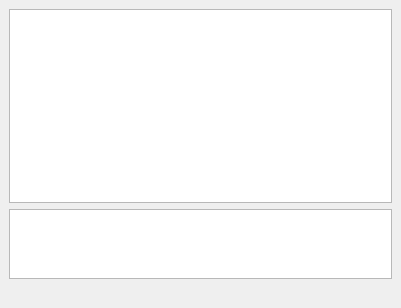
<ui version="4.0" >
 <author></author>
 <comment></comment>
 <exportmacro></exportmacro>
 <class>IMWindow</class>
 <widget class="QWidget" name="IMWindow" >
  <property name="geometry" >
   <rect>
    <x>0</x>
    <y>0</y>
    <width>401</width>
    <height>308</height>
   </rect>
  </property>
  <property name="windowTitle" >
   <string>CSpace IM</string>
  </property>
  <property name="windowIcon" >
   <iconset resource="../images.qrc" >:/images/cspace32.png</iconset>
  </property>
  <layout class="QVBoxLayout" >
   <property name="margin" >
    <number>9</number>
   </property>
   <property name="spacing" >
    <number>6</number>
   </property>
   <item>
    <widget class="QTextEdit" name="chatLogView" >
     <property name="sizePolicy" >
      <sizepolicy>
       <hsizetype>7</hsizetype>
       <vsizetype>7</vsizetype>
       <horstretch>0</horstretch>
       <verstretch>4</verstretch>
      </sizepolicy>
     </property>
     <property name="font" >
      <font>
       <family>MS Shell Dlg</family>
       <pointsize>10</pointsize>
       <weight>50</weight>
       <italic>false</italic>
       <bold>false</bold>
       <underline>false</underline>
       <strikeout>false</strikeout>
      </font>
     </property>
     <property name="focusPolicy" >
      <enum>Qt::ClickFocus</enum>
     </property>
     <property name="readOnly" >
      <bool>true</bool>
     </property>
    </widget>
   </item>
   <item>
    <widget class="QTextEdit" name="chatInputEdit" >
     <property name="sizePolicy" >
      <sizepolicy>
       <hsizetype>7</hsizetype>
       <vsizetype>7</vsizetype>
       <horstretch>0</horstretch>
       <verstretch>1</verstretch>
      </sizepolicy>
     </property>
     <property name="font" >
      <font>
       <family>MS Shell Dlg</family>
       <pointsize>10</pointsize>
       <weight>50</weight>
       <italic>false</italic>
       <bold>false</bold>
       <underline>false</underline>
       <strikeout>false</strikeout>
      </font>
     </property>
     <property name="acceptRichText" >
      <bool>false</bool>
     </property>
    </widget>
   </item>
   <item>
    <widget class="QLabel" name="statusLabel" />
   </item>
  </layout>
 </widget>
 <pixmapfunction></pixmapfunction>
 <tabstops>
  <tabstop>chatInputEdit</tabstop>
  <tabstop>chatLogView</tabstop>
 </tabstops>
 <resources>
  <include location="../images.qrc" />
 </resources>
 <connections/>
</ui>
